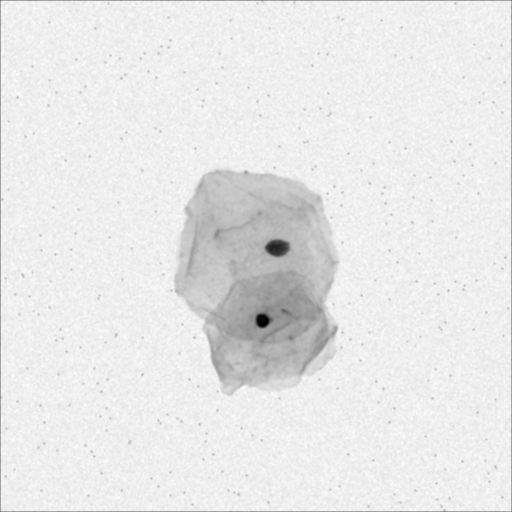
#> input picture filtering_threshold_otsu_watershed_images_region_growing/train_004.png, 512 x 512 px, found by its file name
$ python simple_ada_thresholding.py
#> lines starting #> are read from the running program, lines starting #| are printed output that depends on the picture; after the words box and inside, x2 and y2 are one past the last pixel; in counts of white or black regions, pixels touching at a corner belong together
import cv2
import numpy as np
import matplotlib.pyplot as plt

def apply_segmentation_techniques(image_path):

    img = cv2.imread(image_path)
#> img is the input picture: shape (512, 512, 3); min 0, max 255, mean 231.9

    img_rgb = cv2.cvtColor(img, cv2.COLOR_BGR2RGB)

    gray = cv2.cvtColor(img, cv2.COLOR_BGR2GRAY)

    # 1. Simple Thresholding
    ret, simple_thresh = cv2.threshold(gray, 127, 255, cv2.THRESH_BINARY)
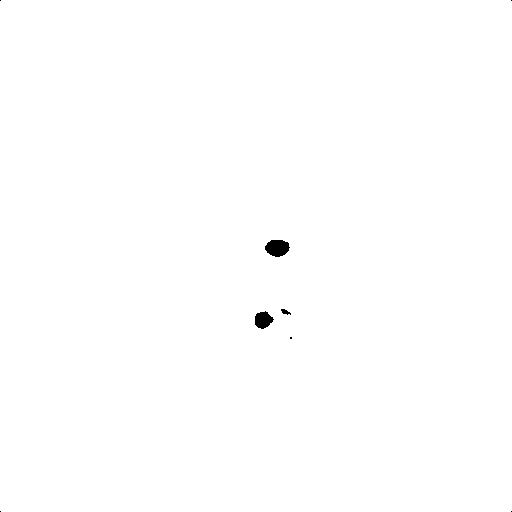
#> simple_thresh: shape (512, 512); 99.8% white; 8 black regions (5 under 20 px), largest, box (x1, y1, x2, y2) and area: (265, 240, 290, 257) 323, (255, 311, 274, 329) 236, (281, 309, 291, 315) 34

    # 2. Adaptive Thresholding
    adaptive_thresh = cv2.adaptiveThreshold(
        gray, 255,
        cv2.ADAPTIVE_THRESH_GAUSSIAN_C,
        cv2.THRESH_BINARY,
        11, 2
    )
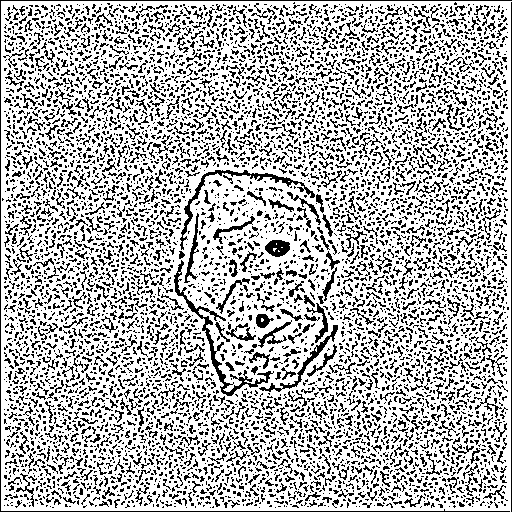
#> adaptive_thresh: shape (512, 512); 71.3% white; black in thin lines or dots

    # Display results
    plt.figure(figsize=(12,8))

    # Original Image
    plt.subplot(2,2,1)
    plt.title('Original Image')
    plt.imshow(img_rgb)
    plt.axis('off')

    # Simple Thresholding
    plt.subplot(2,2,2)
    plt.title('Simple Thresholding')
    plt.imshow(simple_thresh, cmap='gray')
    plt.axis('off')

    # Adaptive Thresholding
    plt.subplot(2,2,3)
    plt.title('Adaptive Thresholding')
    plt.imshow(adaptive_thresh, cmap='gray')
    plt.axis('off')

    plt.tight_layout()
    plt.show()
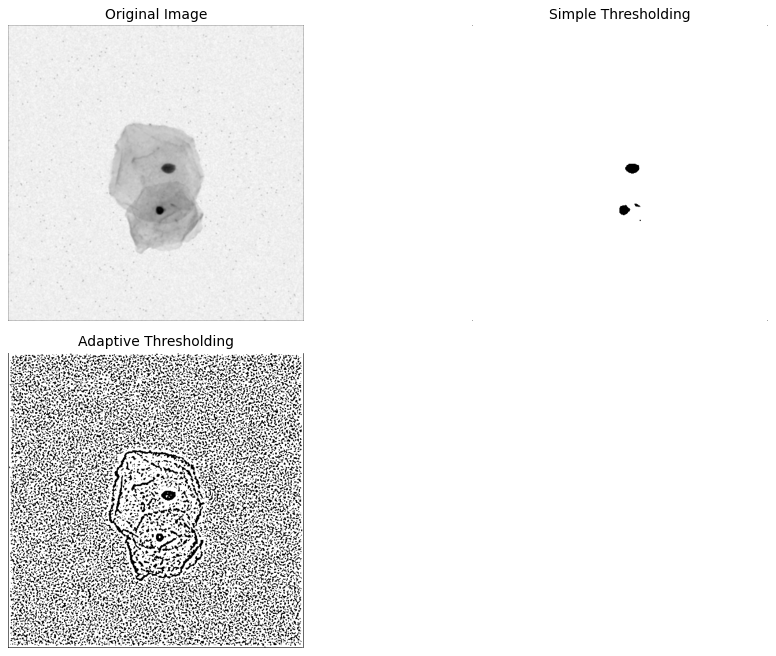
#> figure drawn by matplotlib, 3 panels

    return {
        'simple_threshold': simple_thresh,
        'adaptive_threshold': adaptive_thresh
    }

# Example usage
if __name__ == "__main__":
    # Replace with your image path
    image_path = r'C:\Users\Manthan\Desktop\CV_DL_Practicals\filtering_threshold_otsu_watershed_images_region_growing\train_004.png'
    results = apply_segmentation_techniques(image_path)
#> results = 2 items

$ run again, with filtering_threshold_otsu_watershed_images_region_growing/train_000.png copied over filtering_threshold_otsu_watershed_images_region_growing/train_004.png
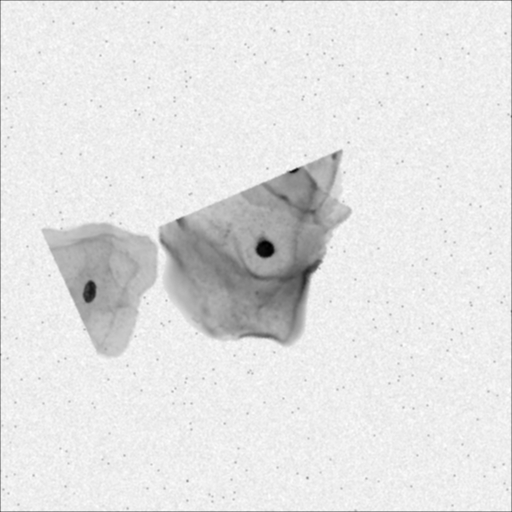
#> input picture filtering_threshold_otsu_watershed_images_region_growing/train_000.png, 512 x 512 px, found by its file name
#> in apply_segmentation_techniques, img is the input picture: shape (512, 512, 3); min 0, max 255, mean 227.1
#> in apply_segmentation_techniques, `ret, simple_thresh = cv2.threshold(gray, 127, 255, cv2.THRESH_BINARY)`:
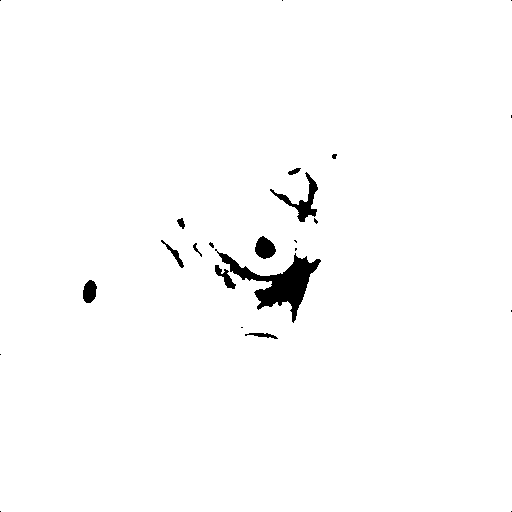
#> simple_thresh: shape (512, 512); 98.5% white; 24 black regions (13 under 20 px), largest, box (x1, y1, x2, y2) and area: (215, 249, 321, 323) 2255, (270, 172, 318, 222) 577, (255, 236, 276, 259) 336
#> adaptive_thresh: shape (512, 512); 70.1% white; black in thin lines or dots
#> in apply_segmentation_techniques, `plt.show()`:
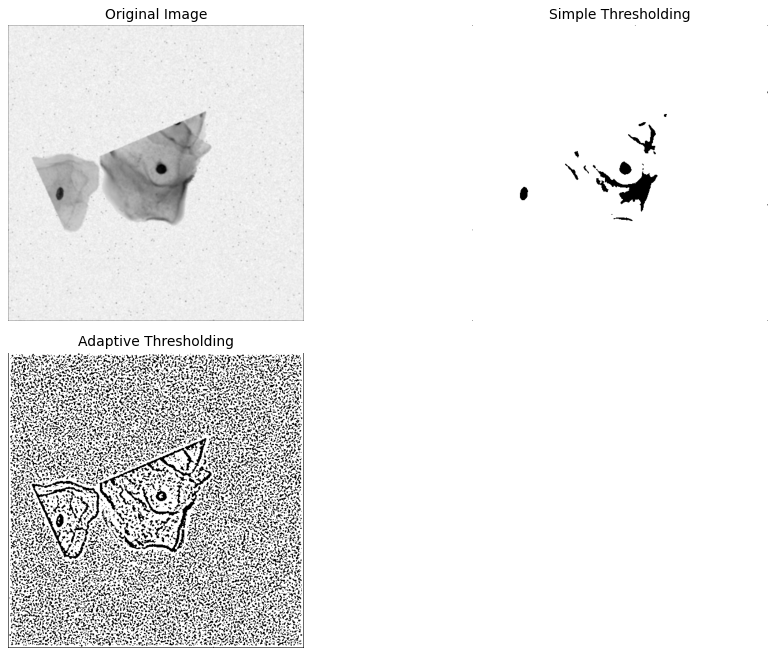
#> figure drawn by matplotlib, 3 panels
#> results = 2 items

$ run again, with filtering_threshold_otsu_watershed_images_region_growing/train_002.png copied over filtering_threshold_otsu_watershed_images_region_growing/train_004.png
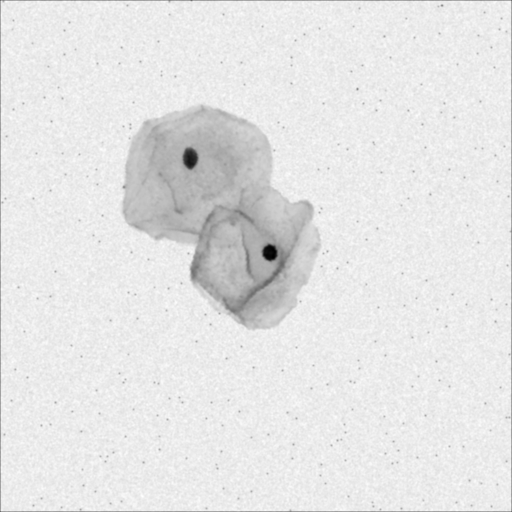
#> input picture filtering_threshold_otsu_watershed_images_region_growing/train_002.png, 512 x 512 px, found by its file name
#> in apply_segmentation_techniques, img is the input picture: shape (512, 512, 3); min 0, max 255, mean 228.9
#> in apply_segmentation_techniques, `ret, simple_thresh = cv2.threshold(gray, 127, 255, cv2.THRESH_BINARY)`:
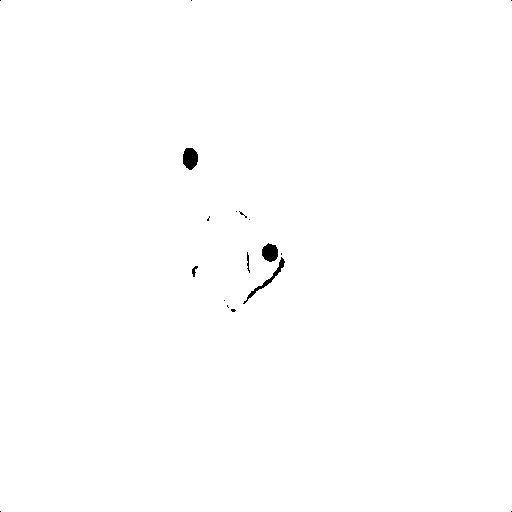
#> simple_thresh: shape (512, 512); 99.7% white; 18 black regions (13 under 20 px), largest, box (x1, y1, x2, y2) and area: (183, 148, 198, 170) 261, (262, 243, 278, 262) 231, (243, 257, 285, 304) 211, (192, 266, 198, 277) 33, (247, 252, 250, 273) 32
#> adaptive_thresh: shape (512, 512); 68% white; black in thin lines or dots
#> in apply_segmentation_techniques, `plt.show()`:
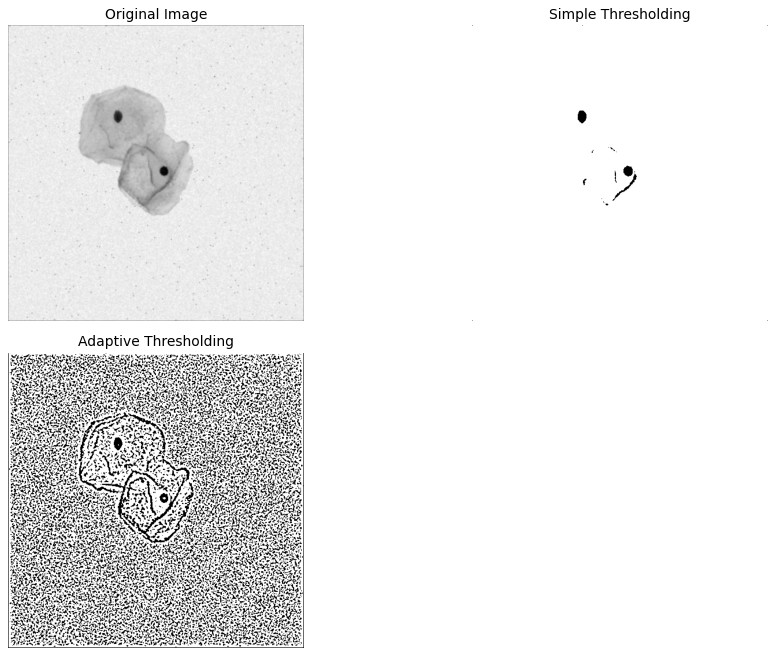
#> figure drawn by matplotlib, 3 panels
#> results = 2 items
